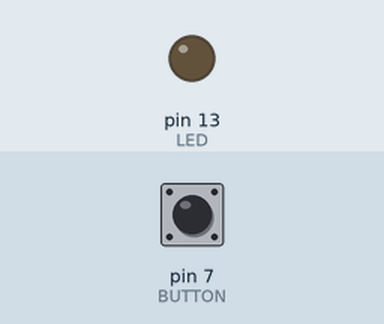
Recording of a sketch running on a simulated Arduino Uno, built with avr-gcc and run on an emulated ATmega328P. Parts: output pins drawn as LEDs (lit = HIGH). Inputs (shaded band) come from the test bench; at power-on: pin 7 (BUTTON) LOW.

Above: at 1.2 s.
1.3 s: pin 7 (BUTTON) pulled HIGH for 0.15 s
At 1.8 s:
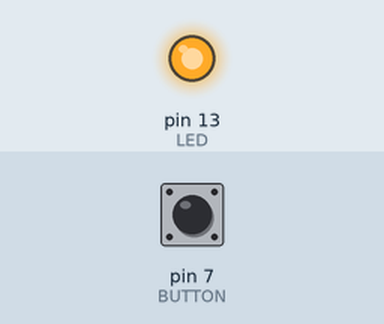
2.9 s: pin 7 (BUTTON) pulled HIGH for 1 s
At 4.2 s:
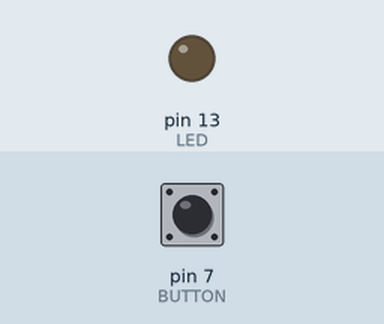
5.4 s: pin 7 (BUTTON) pulled HIGH for 3.2 s
At 6.1 s:
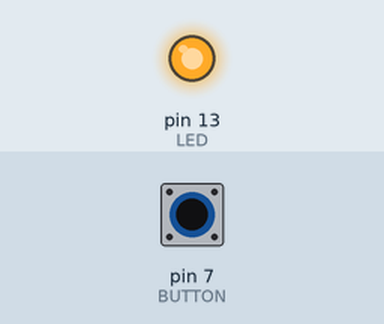
Timing chart, 0 to 8.4 s (numbered marks = the images above; inputs shaded):
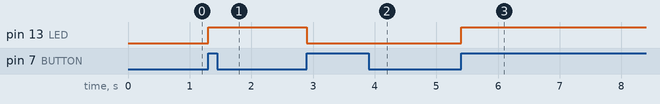

The sketch:

pushbutton_led.ino
```cpp
const int LED    = 13; // set LED pin number
const int BUTTON = 7;  // set button pin number

int val   = 0; // store the state of input pin
int old   = 0; // store the previous val state
int state = 0; // 0 is off, 1 is on

void setup()
{
  pinMode(LED, OUTPUT);
  pinMode(BUTTON, INPUT);
}

void loop()
{
  val = digitalRead(BUTTON);

  if( (val == HIGH) && (old == LOW) )
  {
    state = 1-state;
  }
  old = val;

  if( state == 1 )
  {
    digitalWrite(LED, HIGH);
  } else
  {
    digitalWrite(LED, LOW);
  }
}
```

Measured:
- after the input at 1.3 s, pin 13 (LED): LOW → HIGH at once
- after the input at 2.9 s, pin 13 (LED): HIGH → LOW at once
- after the input at 5.4 s, pin 13 (LED): LOW → HIGH at once
